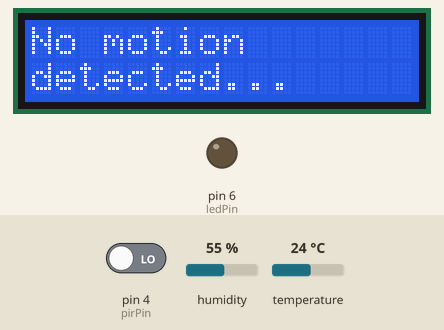
Recording of a sketch running on a simulated Arduino Mega 2560, built with avr-gcc and run on an emulated ATmega2560. Shown: 16×2 character LCD, output pins drawn as LEDs (lit = HIGH). The test bench sets the inputs (shaded band); at power-on: pin 4 (pirPin) LOW, humidity 55 %, temperature 24 °C.

Above: at 1.2 s.
1.3 s: pin 4 (pirPin) driven HIGH
At 1.8 s:
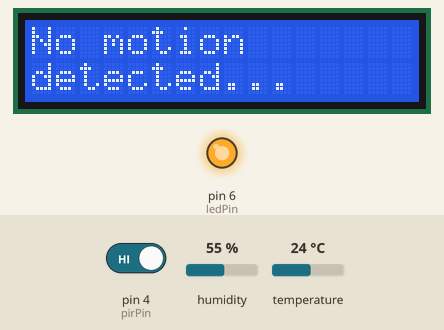
2.8 s: pin 4 (pirPin) driven LOW
At 3.1 s:
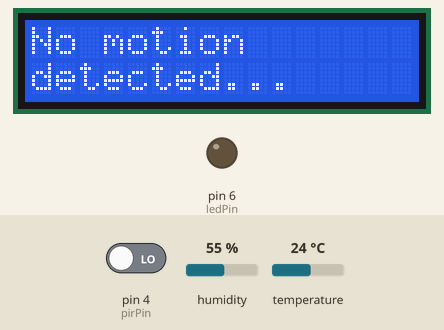
5.8 s: pin 4 (pirPin) driven HIGH
At 6.7 s:
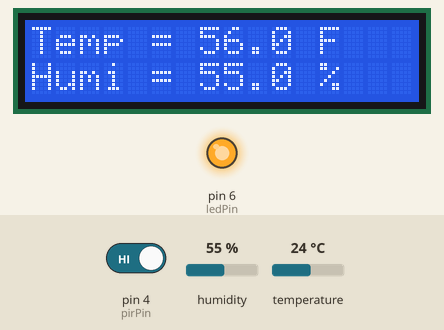
Timing chart, 0 to 8.8 s (numbered marks = the images above; inputs shaded):
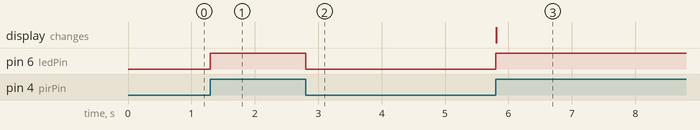

Measured:
- after the input at 1.3 s, pin 6 (ledPin): LOW → HIGH at once
- after the input at 2.8 s, pin 6 (ledPin): HIGH → LOW at once
- after the input at 5.8 s, pin 6 (ledPin): LOW → HIGH at once; the display: changes at once (image 3)

The sketch:

TLM_Final.ino
```cpp
#include <LiquidCrystal.h>
#include <dht_nonblocking.h>
#define DHT_SENSOR_TYPE DHT_TYPE_11

#define pirPin 4
#define ledPin 6

int val = 0;
bool motionState = false; // We start with no motion detected.

static const int DHT_SENSOR_PIN = 2;
DHT_nonblocking dht_sensor( DHT_SENSOR_PIN, DHT_SENSOR_TYPE );

// initialize the library with the numbers of the interface pins
LiquidCrystal lcd(7, 8, 9, 10, 11, 12);

struct input {
  int c1, c2, c3;
};

bool returnOutput(input z) {
  if (z.c1 == 0 && z.c2 == 0 && z.c3 == 0) {
    return false; //room temperature
  }
  else if (z.c1 == 0 && z.c2 == 0 && z.c3 == 1) {
    return true;
  }
  else if (z.c1 == 0 && z.c2 == 1 && z.c3 == 0) {
    return true;
  }
  else {
    return false;
  }
}

int TempTruthTable[4][3] = {
  {0, 0, 0}, //default temp return 0
  {0, 0, 1}, //decrease temp return -1
  {0, 1, 0} //increase temp return 1
};

int HumTruthTable[4][3] = {
  {0, 0, 0},
  {0, 0, 1},
  {0, 1, 0}
};


void setup() {
  Serial.begin(9600);
  // set up the LCD's number of columns and rows:
  lcd.begin(16, 2);

  pinMode(ledPin, OUTPUT);
  pinMode(pirPin, INPUT);
}


static bool measure_environment( float *temperature, float *humidity )
{
  static unsigned long measurement_timestamp = millis( );

  /* Measure once every four seconds. */
  if( millis( ) - measurement_timestamp > 3000ul )
  {
    if( dht_sensor.measure( temperature, humidity ) == true )
    {
      measurement_timestamp = millis( );
      return( true );
    }
  }

  return( false );
}

void loop() {
  input v;

  val = digitalRead(pirPin);
  if (val == HIGH) {
    digitalWrite(ledPin, HIGH);

    // (note: line 1 is the second row, since counting begins with 0):
    lcd.setCursor(0, 0);

    float temperature;
    float humidity;

    int timer = 30;

    /* Measure temperature and humidity.  If the functions returns
       true, then a measurement is available. */
    if( measure_environment( &temperature, &humidity ) == true )
    {
      temperature = (temperature * (9 / 5)) + 32;
      //temperature = 81;
      //temperature = 49;
      lcd.clear();
      lcd.print( "Temp = " );
      lcd.print( temperature, 1 );
      lcd.print( " F");
      lcd.setCursor(0, 1);
      lcd.print("Humi = " );
      lcd.print( humidity, 1 );
      lcd.print( " %" );

      delay(5000);
      double temp = temperature;

      if(temp > 80) {
        v.c1 = 0;
        v.c2 = 1;
        v.c3 = 0;
        if (returnOutput(v) == true) {
          temp -= 68;
          lcd.setCursor(0, 0);
          lcd.clear();
          lcd.print( "Temp = " );
          lcd.print( temperature, 1 );
          lcd.print( " F");
          lcd.setCursor(0,1);
          lcd.print( "Change by -" );
          lcd.print( temp, 1 );
        }
      }
      else if(temp < 50) {
        v.c1 = 0;
        v.c2 = 0;
        v.c3 = 1;
        if (returnOutput(v) == true) {
          temp = 68 - temp;
          lcd.clear();
          lcd.print( "Temp = " );
          lcd.print( temperature, 1 );
          lcd.print( " F");
          lcd.setCursor(0,1);
          lcd.print( "Change by +" );
          lcd.print( temp, 1 );
        }
      }

      delay(10000);
      while (timer != 0)  {
        lcd.clear();
        lcd.setCursor(0,0);
        lcd.print("Change to 68 F");
        lcd.setCursor(0, 1);
        lcd.print("Motion Timer: ");
        lcd.print(timer, 1);
        timer--;                                                                      //Add temp resistor back
        delay(1000);
      }
    }
  }
  else {
    lcd.clear();
    lcd.setCursor(0,0);
    lcd.print("No motion ");
    lcd.setCursor(0,1);
    lcd.print("detected...");
    digitalWrite(ledPin, LOW);
  }
}
```
